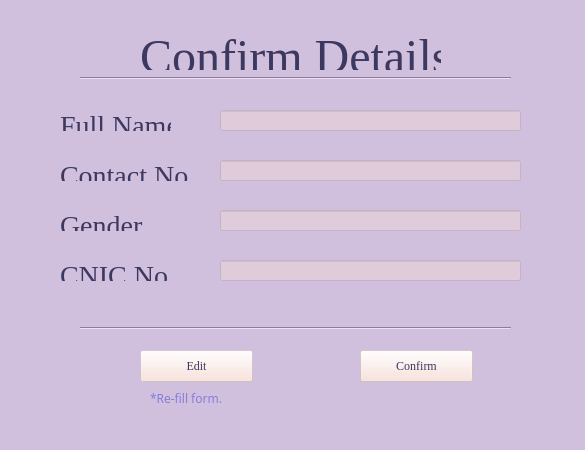
<?xml version="1.0" encoding="UTF-8"?>
<ui version="4.0">
 <class>AthleteDisplayInfo</class>
 <widget class="QWidget" name="AthleteDisplayInfo">
  <property name="geometry">
   <rect>
    <x>0</x>
    <y>0</y>
    <width>585</width>
    <height>450</height>
   </rect>
  </property>
  <property name="minimumSize">
   <size>
    <width>585</width>
    <height>450</height>
   </size>
  </property>
  <property name="maximumSize">
   <size>
    <width>585</width>
    <height>450</height>
   </size>
  </property>
  <property name="windowTitle">
   <string>Confirm Details</string>
  </property>
  <property name="styleSheet">
   <string notr="true">background-color: rgb(208, 192, 221);</string>
  </property>
  <widget class="QLabel" name="label">
   <property name="geometry">
    <rect>
     <x>140</x>
     <y>30</y>
     <width>301</width>
     <height>41</height>
    </rect>
   </property>
   <property name="font">
    <font>
     <family>Georgia</family>
    </font>
   </property>
   <property name="text">
    <string>&lt;html&gt;&lt;head/&gt;&lt;body&gt;&lt;p align=&quot;center&quot;&gt;&lt;span style=&quot; font-size:36pt; color:#3c385f;&quot;&gt;Confirm Details&lt;/span&gt;&lt;/p&gt;&lt;/body&gt;&lt;/html&gt;</string>
   </property>
  </widget>
  <widget class="QLabel" name="label_2">
   <property name="geometry">
    <rect>
     <x>60</x>
     <y>110</y>
     <width>111</width>
     <height>21</height>
    </rect>
   </property>
   <property name="font">
    <font>
     <family>Georgia</family>
     <pointsize>21</pointsize>
    </font>
   </property>
   <property name="text">
    <string>&lt;html&gt;&lt;head/&gt;&lt;body&gt;&lt;p&gt;&lt;span style=&quot; color:#3c385f;&quot;&gt;Full Name&lt;/span&gt;&lt;/p&gt;&lt;/body&gt;&lt;/html&gt;</string>
   </property>
  </widget>
  <widget class="QLabel" name="label_7">
   <property name="geometry">
    <rect>
     <x>60</x>
     <y>210</y>
     <width>111</width>
     <height>21</height>
    </rect>
   </property>
   <property name="font">
    <font>
     <family>Georgia</family>
     <pointsize>21</pointsize>
    </font>
   </property>
   <property name="text">
    <string>&lt;html&gt;&lt;head/&gt;&lt;body&gt;&lt;p&gt;&lt;span style=&quot; color:#3c385f;&quot;&gt;Gender&lt;/span&gt;&lt;/p&gt;&lt;/body&gt;&lt;/html&gt;</string>
   </property>
  </widget>
  <widget class="QLabel" name="label_8">
   <property name="geometry">
    <rect>
     <x>60</x>
     <y>160</y>
     <width>131</width>
     <height>21</height>
    </rect>
   </property>
   <property name="font">
    <font>
     <family>Georgia</family>
     <pointsize>21</pointsize>
    </font>
   </property>
   <property name="text">
    <string>&lt;html&gt;&lt;head/&gt;&lt;body&gt;&lt;p&gt;&lt;span style=&quot; color:#3c385f;&quot;&gt;Contact No.&lt;/span&gt;&lt;/p&gt;&lt;/body&gt;&lt;/html&gt;</string>
   </property>
  </widget>
  <widget class="QLabel" name="label_9">
   <property name="geometry">
    <rect>
     <x>60</x>
     <y>260</y>
     <width>111</width>
     <height>21</height>
    </rect>
   </property>
   <property name="font">
    <font>
     <family>Georgia</family>
     <pointsize>21</pointsize>
    </font>
   </property>
   <property name="text">
    <string>&lt;html&gt;&lt;head/&gt;&lt;body&gt;&lt;p&gt;&lt;span style=&quot; color:#3c385f;&quot;&gt;CNIC No.&lt;/span&gt;&lt;/p&gt;&lt;/body&gt;&lt;/html&gt;</string>
   </property>
  </widget>
  <widget class="QLineEdit" name="nameDisplay">
   <property name="geometry">
    <rect>
     <x>220</x>
     <y>110</y>
     <width>301</width>
     <height>21</height>
    </rect>
   </property>
   <property name="palette">
    <palette>
     <active>
      <colorrole role="WindowText">
       <brush brushstyle="SolidPattern">
        <color alpha="255">
         <red>249</red>
         <green>222</green>
         <blue>214</blue>
        </color>
       </brush>
      </colorrole>
      <colorrole role="Button">
       <brush brushstyle="SolidPattern">
        <color alpha="99">
         <red>249</red>
         <green>222</green>
         <blue>214</blue>
        </color>
       </brush>
      </colorrole>
      <colorrole role="Text">
       <brush brushstyle="SolidPattern">
        <color alpha="255">
         <red>60</red>
         <green>56</green>
         <blue>95</blue>
        </color>
       </brush>
      </colorrole>
      <colorrole role="Base">
       <brush brushstyle="SolidPattern">
        <color alpha="99">
         <red>249</red>
         <green>222</green>
         <blue>214</blue>
        </color>
       </brush>
      </colorrole>
      <colorrole role="Window">
       <brush brushstyle="SolidPattern">
        <color alpha="99">
         <red>249</red>
         <green>222</green>
         <blue>214</blue>
        </color>
       </brush>
      </colorrole>
     </active>
     <inactive>
      <colorrole role="WindowText">
       <brush brushstyle="SolidPattern">
        <color alpha="255">
         <red>249</red>
         <green>222</green>
         <blue>214</blue>
        </color>
       </brush>
      </colorrole>
      <colorrole role="Button">
       <brush brushstyle="SolidPattern">
        <color alpha="99">
         <red>249</red>
         <green>222</green>
         <blue>214</blue>
        </color>
       </brush>
      </colorrole>
      <colorrole role="Text">
       <brush brushstyle="SolidPattern">
        <color alpha="255">
         <red>60</red>
         <green>56</green>
         <blue>95</blue>
        </color>
       </brush>
      </colorrole>
      <colorrole role="Base">
       <brush brushstyle="SolidPattern">
        <color alpha="99">
         <red>249</red>
         <green>222</green>
         <blue>214</blue>
        </color>
       </brush>
      </colorrole>
      <colorrole role="Window">
       <brush brushstyle="SolidPattern">
        <color alpha="99">
         <red>249</red>
         <green>222</green>
         <blue>214</blue>
        </color>
       </brush>
      </colorrole>
     </inactive>
     <disabled>
      <colorrole role="WindowText">
       <brush brushstyle="SolidPattern">
        <color alpha="255">
         <red>127</red>
         <green>127</green>
         <blue>127</blue>
        </color>
       </brush>
      </colorrole>
      <colorrole role="Button">
       <brush brushstyle="SolidPattern">
        <color alpha="99">
         <red>249</red>
         <green>222</green>
         <blue>214</blue>
        </color>
       </brush>
      </colorrole>
      <colorrole role="Text">
       <brush brushstyle="SolidPattern">
        <color alpha="255">
         <red>127</red>
         <green>127</green>
         <blue>127</blue>
        </color>
       </brush>
      </colorrole>
      <colorrole role="Base">
       <brush brushstyle="SolidPattern">
        <color alpha="99">
         <red>249</red>
         <green>222</green>
         <blue>214</blue>
        </color>
       </brush>
      </colorrole>
      <colorrole role="Window">
       <brush brushstyle="SolidPattern">
        <color alpha="99">
         <red>249</red>
         <green>222</green>
         <blue>214</blue>
        </color>
       </brush>
      </colorrole>
     </disabled>
    </palette>
   </property>
   <property name="font">
    <font>
     <family>Georgia</family>
    </font>
   </property>
   <property name="styleSheet">
    <string notr="true">background-color: rgb(249, 222, 214,99);</string>
   </property>
   <property name="readOnly">
    <bool>true</bool>
   </property>
  </widget>
  <widget class="QLineEdit" name="contactDisplay">
   <property name="geometry">
    <rect>
     <x>220</x>
     <y>160</y>
     <width>301</width>
     <height>21</height>
    </rect>
   </property>
   <property name="palette">
    <palette>
     <active>
      <colorrole role="WindowText">
       <brush brushstyle="SolidPattern">
        <color alpha="255">
         <red>249</red>
         <green>222</green>
         <blue>214</blue>
        </color>
       </brush>
      </colorrole>
      <colorrole role="Button">
       <brush brushstyle="SolidPattern">
        <color alpha="99">
         <red>249</red>
         <green>222</green>
         <blue>214</blue>
        </color>
       </brush>
      </colorrole>
      <colorrole role="Text">
       <brush brushstyle="SolidPattern">
        <color alpha="255">
         <red>60</red>
         <green>56</green>
         <blue>95</blue>
        </color>
       </brush>
      </colorrole>
      <colorrole role="Base">
       <brush brushstyle="SolidPattern">
        <color alpha="99">
         <red>249</red>
         <green>222</green>
         <blue>214</blue>
        </color>
       </brush>
      </colorrole>
      <colorrole role="Window">
       <brush brushstyle="SolidPattern">
        <color alpha="99">
         <red>249</red>
         <green>222</green>
         <blue>214</blue>
        </color>
       </brush>
      </colorrole>
     </active>
     <inactive>
      <colorrole role="WindowText">
       <brush brushstyle="SolidPattern">
        <color alpha="255">
         <red>249</red>
         <green>222</green>
         <blue>214</blue>
        </color>
       </brush>
      </colorrole>
      <colorrole role="Button">
       <brush brushstyle="SolidPattern">
        <color alpha="99">
         <red>249</red>
         <green>222</green>
         <blue>214</blue>
        </color>
       </brush>
      </colorrole>
      <colorrole role="Text">
       <brush brushstyle="SolidPattern">
        <color alpha="255">
         <red>60</red>
         <green>56</green>
         <blue>95</blue>
        </color>
       </brush>
      </colorrole>
      <colorrole role="Base">
       <brush brushstyle="SolidPattern">
        <color alpha="99">
         <red>249</red>
         <green>222</green>
         <blue>214</blue>
        </color>
       </brush>
      </colorrole>
      <colorrole role="Window">
       <brush brushstyle="SolidPattern">
        <color alpha="99">
         <red>249</red>
         <green>222</green>
         <blue>214</blue>
        </color>
       </brush>
      </colorrole>
     </inactive>
     <disabled>
      <colorrole role="WindowText">
       <brush brushstyle="SolidPattern">
        <color alpha="255">
         <red>127</red>
         <green>127</green>
         <blue>127</blue>
        </color>
       </brush>
      </colorrole>
      <colorrole role="Button">
       <brush brushstyle="SolidPattern">
        <color alpha="99">
         <red>249</red>
         <green>222</green>
         <blue>214</blue>
        </color>
       </brush>
      </colorrole>
      <colorrole role="Text">
       <brush brushstyle="SolidPattern">
        <color alpha="255">
         <red>127</red>
         <green>127</green>
         <blue>127</blue>
        </color>
       </brush>
      </colorrole>
      <colorrole role="Base">
       <brush brushstyle="SolidPattern">
        <color alpha="99">
         <red>249</red>
         <green>222</green>
         <blue>214</blue>
        </color>
       </brush>
      </colorrole>
      <colorrole role="Window">
       <brush brushstyle="SolidPattern">
        <color alpha="99">
         <red>249</red>
         <green>222</green>
         <blue>214</blue>
        </color>
       </brush>
      </colorrole>
     </disabled>
    </palette>
   </property>
   <property name="font">
    <font>
     <family>Georgia</family>
    </font>
   </property>
   <property name="styleSheet">
    <string notr="true">background-color: rgb(249, 222, 214,99);</string>
   </property>
   <property name="readOnly">
    <bool>true</bool>
   </property>
  </widget>
  <widget class="QLineEdit" name="genderDisplay">
   <property name="geometry">
    <rect>
     <x>220</x>
     <y>210</y>
     <width>301</width>
     <height>21</height>
    </rect>
   </property>
   <property name="palette">
    <palette>
     <active>
      <colorrole role="WindowText">
       <brush brushstyle="SolidPattern">
        <color alpha="255">
         <red>249</red>
         <green>222</green>
         <blue>214</blue>
        </color>
       </brush>
      </colorrole>
      <colorrole role="Button">
       <brush brushstyle="SolidPattern">
        <color alpha="99">
         <red>249</red>
         <green>222</green>
         <blue>214</blue>
        </color>
       </brush>
      </colorrole>
      <colorrole role="Text">
       <brush brushstyle="SolidPattern">
        <color alpha="255">
         <red>60</red>
         <green>56</green>
         <blue>95</blue>
        </color>
       </brush>
      </colorrole>
      <colorrole role="Base">
       <brush brushstyle="SolidPattern">
        <color alpha="99">
         <red>249</red>
         <green>222</green>
         <blue>214</blue>
        </color>
       </brush>
      </colorrole>
      <colorrole role="Window">
       <brush brushstyle="SolidPattern">
        <color alpha="99">
         <red>249</red>
         <green>222</green>
         <blue>214</blue>
        </color>
       </brush>
      </colorrole>
     </active>
     <inactive>
      <colorrole role="WindowText">
       <brush brushstyle="SolidPattern">
        <color alpha="255">
         <red>249</red>
         <green>222</green>
         <blue>214</blue>
        </color>
       </brush>
      </colorrole>
      <colorrole role="Button">
       <brush brushstyle="SolidPattern">
        <color alpha="99">
         <red>249</red>
         <green>222</green>
         <blue>214</blue>
        </color>
       </brush>
      </colorrole>
      <colorrole role="Text">
       <brush brushstyle="SolidPattern">
        <color alpha="255">
         <red>60</red>
         <green>56</green>
         <blue>95</blue>
        </color>
       </brush>
      </colorrole>
      <colorrole role="Base">
       <brush brushstyle="SolidPattern">
        <color alpha="99">
         <red>249</red>
         <green>222</green>
         <blue>214</blue>
        </color>
       </brush>
      </colorrole>
      <colorrole role="Window">
       <brush brushstyle="SolidPattern">
        <color alpha="99">
         <red>249</red>
         <green>222</green>
         <blue>214</blue>
        </color>
       </brush>
      </colorrole>
     </inactive>
     <disabled>
      <colorrole role="WindowText">
       <brush brushstyle="SolidPattern">
        <color alpha="255">
         <red>127</red>
         <green>127</green>
         <blue>127</blue>
        </color>
       </brush>
      </colorrole>
      <colorrole role="Button">
       <brush brushstyle="SolidPattern">
        <color alpha="99">
         <red>249</red>
         <green>222</green>
         <blue>214</blue>
        </color>
       </brush>
      </colorrole>
      <colorrole role="Text">
       <brush brushstyle="SolidPattern">
        <color alpha="255">
         <red>127</red>
         <green>127</green>
         <blue>127</blue>
        </color>
       </brush>
      </colorrole>
      <colorrole role="Base">
       <brush brushstyle="SolidPattern">
        <color alpha="99">
         <red>249</red>
         <green>222</green>
         <blue>214</blue>
        </color>
       </brush>
      </colorrole>
      <colorrole role="Window">
       <brush brushstyle="SolidPattern">
        <color alpha="99">
         <red>249</red>
         <green>222</green>
         <blue>214</blue>
        </color>
       </brush>
      </colorrole>
     </disabled>
    </palette>
   </property>
   <property name="font">
    <font>
     <family>Georgia</family>
    </font>
   </property>
   <property name="styleSheet">
    <string notr="true">background-color: rgb(249, 222, 214,99);</string>
   </property>
   <property name="readOnly">
    <bool>true</bool>
   </property>
  </widget>
  <widget class="QLineEdit" name="cnicDisplay">
   <property name="geometry">
    <rect>
     <x>220</x>
     <y>260</y>
     <width>301</width>
     <height>21</height>
    </rect>
   </property>
   <property name="palette">
    <palette>
     <active>
      <colorrole role="Button">
       <brush brushstyle="SolidPattern">
        <color alpha="99">
         <red>249</red>
         <green>222</green>
         <blue>214</blue>
        </color>
       </brush>
      </colorrole>
      <colorrole role="Text">
       <brush brushstyle="SolidPattern">
        <color alpha="255">
         <red>60</red>
         <green>56</green>
         <blue>95</blue>
        </color>
       </brush>
      </colorrole>
      <colorrole role="Base">
       <brush brushstyle="SolidPattern">
        <color alpha="99">
         <red>249</red>
         <green>222</green>
         <blue>214</blue>
        </color>
       </brush>
      </colorrole>
      <colorrole role="Window">
       <brush brushstyle="SolidPattern">
        <color alpha="99">
         <red>249</red>
         <green>222</green>
         <blue>214</blue>
        </color>
       </brush>
      </colorrole>
     </active>
     <inactive>
      <colorrole role="Button">
       <brush brushstyle="SolidPattern">
        <color alpha="99">
         <red>249</red>
         <green>222</green>
         <blue>214</blue>
        </color>
       </brush>
      </colorrole>
      <colorrole role="Text">
       <brush brushstyle="SolidPattern">
        <color alpha="255">
         <red>60</red>
         <green>56</green>
         <blue>95</blue>
        </color>
       </brush>
      </colorrole>
      <colorrole role="Base">
       <brush brushstyle="SolidPattern">
        <color alpha="99">
         <red>249</red>
         <green>222</green>
         <blue>214</blue>
        </color>
       </brush>
      </colorrole>
      <colorrole role="Window">
       <brush brushstyle="SolidPattern">
        <color alpha="99">
         <red>249</red>
         <green>222</green>
         <blue>214</blue>
        </color>
       </brush>
      </colorrole>
     </inactive>
     <disabled>
      <colorrole role="Button">
       <brush brushstyle="SolidPattern">
        <color alpha="99">
         <red>249</red>
         <green>222</green>
         <blue>214</blue>
        </color>
       </brush>
      </colorrole>
      <colorrole role="Text">
       <brush brushstyle="SolidPattern">
        <color alpha="255">
         <red>127</red>
         <green>127</green>
         <blue>127</blue>
        </color>
       </brush>
      </colorrole>
      <colorrole role="Base">
       <brush brushstyle="SolidPattern">
        <color alpha="99">
         <red>249</red>
         <green>222</green>
         <blue>214</blue>
        </color>
       </brush>
      </colorrole>
      <colorrole role="Window">
       <brush brushstyle="SolidPattern">
        <color alpha="99">
         <red>249</red>
         <green>222</green>
         <blue>214</blue>
        </color>
       </brush>
      </colorrole>
     </disabled>
    </palette>
   </property>
   <property name="font">
    <font>
     <family>Georgia</family>
    </font>
   </property>
   <property name="styleSheet">
    <string notr="true">background-color: rgb(249, 222, 214,99);</string>
   </property>
   <property name="readOnly">
    <bool>true</bool>
   </property>
  </widget>
  <widget class="QPushButton" name="EditDetails">
   <property name="geometry">
    <rect>
     <x>140</x>
     <y>350</y>
     <width>113</width>
     <height>32</height>
    </rect>
   </property>
   <property name="palette">
    <palette>
     <active>
      <colorrole role="WindowText">
       <brush brushstyle="SolidPattern">
        <color alpha="255">
         <red>249</red>
         <green>222</green>
         <blue>214</blue>
        </color>
       </brush>
      </colorrole>
      <colorrole role="Button">
       <brush brushstyle="SolidPattern">
        <color alpha="99">
         <red>249</red>
         <green>222</green>
         <blue>214</blue>
        </color>
       </brush>
      </colorrole>
      <colorrole role="Text">
       <brush brushstyle="SolidPattern">
        <color alpha="255">
         <red>249</red>
         <green>222</green>
         <blue>214</blue>
        </color>
       </brush>
      </colorrole>
      <colorrole role="ButtonText">
       <brush brushstyle="SolidPattern">
        <color alpha="255">
         <red>60</red>
         <green>56</green>
         <blue>95</blue>
        </color>
       </brush>
      </colorrole>
      <colorrole role="Base">
       <brush brushstyle="SolidPattern">
        <color alpha="99">
         <red>249</red>
         <green>222</green>
         <blue>214</blue>
        </color>
       </brush>
      </colorrole>
      <colorrole role="Window">
       <brush brushstyle="SolidPattern">
        <color alpha="99">
         <red>249</red>
         <green>222</green>
         <blue>214</blue>
        </color>
       </brush>
      </colorrole>
     </active>
     <inactive>
      <colorrole role="WindowText">
       <brush brushstyle="SolidPattern">
        <color alpha="255">
         <red>249</red>
         <green>222</green>
         <blue>214</blue>
        </color>
       </brush>
      </colorrole>
      <colorrole role="Button">
       <brush brushstyle="SolidPattern">
        <color alpha="99">
         <red>249</red>
         <green>222</green>
         <blue>214</blue>
        </color>
       </brush>
      </colorrole>
      <colorrole role="Text">
       <brush brushstyle="SolidPattern">
        <color alpha="255">
         <red>249</red>
         <green>222</green>
         <blue>214</blue>
        </color>
       </brush>
      </colorrole>
      <colorrole role="ButtonText">
       <brush brushstyle="SolidPattern">
        <color alpha="255">
         <red>60</red>
         <green>56</green>
         <blue>95</blue>
        </color>
       </brush>
      </colorrole>
      <colorrole role="Base">
       <brush brushstyle="SolidPattern">
        <color alpha="99">
         <red>249</red>
         <green>222</green>
         <blue>214</blue>
        </color>
       </brush>
      </colorrole>
      <colorrole role="Window">
       <brush brushstyle="SolidPattern">
        <color alpha="99">
         <red>249</red>
         <green>222</green>
         <blue>214</blue>
        </color>
       </brush>
      </colorrole>
     </inactive>
     <disabled>
      <colorrole role="WindowText">
       <brush brushstyle="SolidPattern">
        <color alpha="255">
         <red>127</red>
         <green>127</green>
         <blue>127</blue>
        </color>
       </brush>
      </colorrole>
      <colorrole role="Button">
       <brush brushstyle="SolidPattern">
        <color alpha="99">
         <red>249</red>
         <green>222</green>
         <blue>214</blue>
        </color>
       </brush>
      </colorrole>
      <colorrole role="Text">
       <brush brushstyle="SolidPattern">
        <color alpha="255">
         <red>127</red>
         <green>127</green>
         <blue>127</blue>
        </color>
       </brush>
      </colorrole>
      <colorrole role="ButtonText">
       <brush brushstyle="SolidPattern">
        <color alpha="255">
         <red>148</red>
         <green>148</green>
         <blue>148</blue>
        </color>
       </brush>
      </colorrole>
      <colorrole role="Base">
       <brush brushstyle="SolidPattern">
        <color alpha="99">
         <red>249</red>
         <green>222</green>
         <blue>214</blue>
        </color>
       </brush>
      </colorrole>
      <colorrole role="Window">
       <brush brushstyle="SolidPattern">
        <color alpha="99">
         <red>249</red>
         <green>222</green>
         <blue>214</blue>
        </color>
       </brush>
      </colorrole>
     </disabled>
    </palette>
   </property>
   <property name="font">
    <font>
     <family>Georgia</family>
    </font>
   </property>
   <property name="styleSheet">
    <string notr="true">background-color: rgb(249, 222, 214,99);</string>
   </property>
   <property name="text">
    <string>Edit</string>
   </property>
  </widget>
  <widget class="QPushButton" name="ConfirmDetails">
   <property name="geometry">
    <rect>
     <x>360</x>
     <y>350</y>
     <width>113</width>
     <height>32</height>
    </rect>
   </property>
   <property name="palette">
    <palette>
     <active>
      <colorrole role="WindowText">
       <brush brushstyle="SolidPattern">
        <color alpha="255">
         <red>249</red>
         <green>222</green>
         <blue>214</blue>
        </color>
       </brush>
      </colorrole>
      <colorrole role="Button">
       <brush brushstyle="SolidPattern">
        <color alpha="99">
         <red>249</red>
         <green>222</green>
         <blue>214</blue>
        </color>
       </brush>
      </colorrole>
      <colorrole role="Text">
       <brush brushstyle="SolidPattern">
        <color alpha="255">
         <red>249</red>
         <green>222</green>
         <blue>214</blue>
        </color>
       </brush>
      </colorrole>
      <colorrole role="ButtonText">
       <brush brushstyle="SolidPattern">
        <color alpha="255">
         <red>60</red>
         <green>56</green>
         <blue>95</blue>
        </color>
       </brush>
      </colorrole>
      <colorrole role="Base">
       <brush brushstyle="SolidPattern">
        <color alpha="99">
         <red>249</red>
         <green>222</green>
         <blue>214</blue>
        </color>
       </brush>
      </colorrole>
      <colorrole role="Window">
       <brush brushstyle="SolidPattern">
        <color alpha="99">
         <red>249</red>
         <green>222</green>
         <blue>214</blue>
        </color>
       </brush>
      </colorrole>
     </active>
     <inactive>
      <colorrole role="WindowText">
       <brush brushstyle="SolidPattern">
        <color alpha="255">
         <red>249</red>
         <green>222</green>
         <blue>214</blue>
        </color>
       </brush>
      </colorrole>
      <colorrole role="Button">
       <brush brushstyle="SolidPattern">
        <color alpha="99">
         <red>249</red>
         <green>222</green>
         <blue>214</blue>
        </color>
       </brush>
      </colorrole>
      <colorrole role="Text">
       <brush brushstyle="SolidPattern">
        <color alpha="255">
         <red>249</red>
         <green>222</green>
         <blue>214</blue>
        </color>
       </brush>
      </colorrole>
      <colorrole role="ButtonText">
       <brush brushstyle="SolidPattern">
        <color alpha="255">
         <red>60</red>
         <green>56</green>
         <blue>95</blue>
        </color>
       </brush>
      </colorrole>
      <colorrole role="Base">
       <brush brushstyle="SolidPattern">
        <color alpha="99">
         <red>249</red>
         <green>222</green>
         <blue>214</blue>
        </color>
       </brush>
      </colorrole>
      <colorrole role="Window">
       <brush brushstyle="SolidPattern">
        <color alpha="99">
         <red>249</red>
         <green>222</green>
         <blue>214</blue>
        </color>
       </brush>
      </colorrole>
     </inactive>
     <disabled>
      <colorrole role="WindowText">
       <brush brushstyle="SolidPattern">
        <color alpha="255">
         <red>127</red>
         <green>127</green>
         <blue>127</blue>
        </color>
       </brush>
      </colorrole>
      <colorrole role="Button">
       <brush brushstyle="SolidPattern">
        <color alpha="99">
         <red>249</red>
         <green>222</green>
         <blue>214</blue>
        </color>
       </brush>
      </colorrole>
      <colorrole role="Text">
       <brush brushstyle="SolidPattern">
        <color alpha="255">
         <red>127</red>
         <green>127</green>
         <blue>127</blue>
        </color>
       </brush>
      </colorrole>
      <colorrole role="ButtonText">
       <brush brushstyle="SolidPattern">
        <color alpha="255">
         <red>148</red>
         <green>148</green>
         <blue>148</blue>
        </color>
       </brush>
      </colorrole>
      <colorrole role="Base">
       <brush brushstyle="SolidPattern">
        <color alpha="99">
         <red>249</red>
         <green>222</green>
         <blue>214</blue>
        </color>
       </brush>
      </colorrole>
      <colorrole role="Window">
       <brush brushstyle="SolidPattern">
        <color alpha="99">
         <red>249</red>
         <green>222</green>
         <blue>214</blue>
        </color>
       </brush>
      </colorrole>
     </disabled>
    </palette>
   </property>
   <property name="font">
    <font>
     <family>Georgia</family>
    </font>
   </property>
   <property name="styleSheet">
    <string notr="true">background-color: rgb(249, 222, 214,99);</string>
   </property>
   <property name="text">
    <string>Confirm</string>
   </property>
  </widget>
  <widget class="Line" name="line">
   <property name="geometry">
    <rect>
     <x>80</x>
     <y>320</y>
     <width>431</width>
     <height>16</height>
    </rect>
   </property>
   <property name="orientation">
    <enum>Qt::Horizontal</enum>
   </property>
  </widget>
  <widget class="Line" name="line_2">
   <property name="geometry">
    <rect>
     <x>80</x>
     <y>70</y>
     <width>431</width>
     <height>16</height>
    </rect>
   </property>
   <property name="orientation">
    <enum>Qt::Horizontal</enum>
   </property>
  </widget>
  <widget class="QLabel" name="label_3">
   <property name="geometry">
    <rect>
     <x>150</x>
     <y>390</y>
     <width>91</width>
     <height>16</height>
    </rect>
   </property>
   <property name="font">
    <font>
     <family>Copperplate</family>
    </font>
   </property>
   <property name="text">
    <string>&lt;html&gt;&lt;head/&gt;&lt;body&gt;&lt;p&gt;&lt;span style=&quot; color:#847ddc;&quot;&gt;*Re-fill form.&lt;/span&gt;&lt;/p&gt;&lt;/body&gt;&lt;/html&gt;</string>
   </property>
  </widget>
 </widget>
 <resources/>
 <connections/>
</ui>
